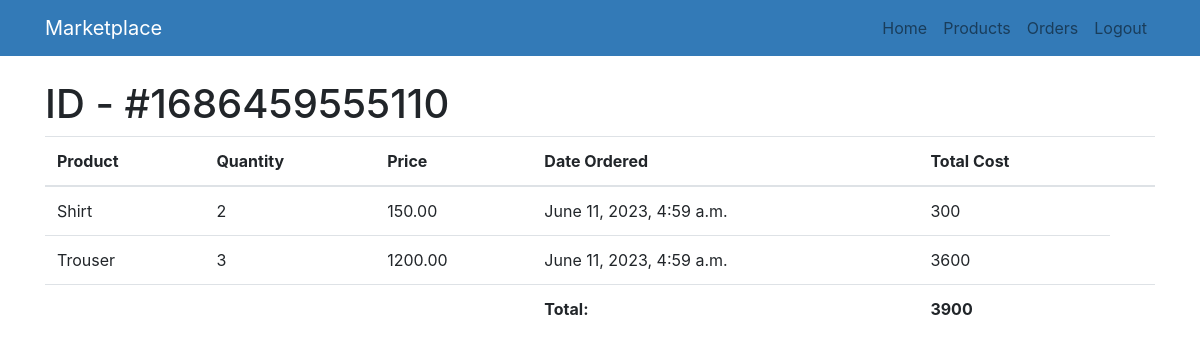
The app's page /market/order/1686459555110/ (signed in) with its own data.
### marketplace/models.py (models this page shows, shortened)
class Order(models.Model):
    user = models.ForeignKey(User, on_delete=models.CASCADE, default='')
    product = models.ForeignKey(Product, on_delete=models.CASCADE, default=None)
    quantity = models.PositiveIntegerField()
    date_ordered = models.DateTimeField(auto_now_add=True)
    order_number = models.CharField(max_length=10)
    address = models.CharField(max_length=200, default='')
    delivery_date = models.DateField(default=datetime.now)
    delivery_time = models.TimeField(default=timezone.now)
    payment_status = models.BooleanField(default=False)

class Product(models.Model):
    name = models.CharField(max_length=255)
    description = models.TextField(blank=True, null=True)
    price = models.DecimalField(max_digits=10, decimal_places=2)
    quantity = models.IntegerField(blank=False, null=False)

### marketplace/views.py (the view)
# urls.py: path('order/<int:order_number>/', OrderDetailView.as_view(), name='order_detail'),
class OrderDetailView(LoginRequiredMixin, ListView):
    model = Order
    template_name = 'marketplace/order_detail.html'
    context_object_name = 'orders'
    def get_queryset(self):
        order_number = self.kwargs['order_number']
        queryset = Order.objects.filter(order_number=order_number, user=self.request.user).annotate(
            total_product_cost=ExpressionWrapper(F('quantity') * F('product__price'), output_field=DecimalField())
        )
        total_cost = sum(order.total_product_cost for order in queryset)
        self.total_cost = total_cost
        return queryset
    def get_context_data(self, **kwargs):
        context = super().get_context_data(**kwargs)
        context['order_number'] = self.kwargs['order_number']
        context['total_cost'] = self.total_cost  # Add total_cost to the context
        return context

### templates/marketplace/order_detail.html (shortened to what this page needs)
{% extends 'base.html' %}
{% block content %}
  <h1>ID - #{{ order_number }}</h1>
  <table class="table table-hover">
    <thead>
      <tr>
        <th>Product</th>
        <th>Quantity</th>
        <th>Price</th>
        <th>Date Ordered</th>
        <th>Total Cost</th>
        <th></th>
      </tr>
    </thead>
    <tbody>
      {% for order in orders %}
        <tr>
          <td>{{ order.product.name }}</td>
          <td>{{ order.quantity }}</td>
          <td>{{ order.product.price }}</td>
          <td>{{ order.date_ordered }}</td>
          <td>{{ order.total_product_cost }}</td>
        </tr>
      {% empty %}
        <tr>
          <td colspan="6">No orders found</td>
        </tr>
      {% endfor %}
      {% if orders %}
        <tr>
          <td colspan="3"></td>
          <td><strong>Total:</strong></td>
          <td><strong>{{ total_cost }}</strong></td>
          <td></td>
        </tr>
      {% endif %}
    </tbody>
  </table>
{% endblock %}

### templates/base.html (shortened to what this page needs)
<!DOCTYPE html>
<html>
<head>
    <link rel="stylesheet" href="https://stackpath.bootstrapcdn.com/bootstrap/4.3.1/css/bootstrap.min.css">
</head>
<body>
    <nav class="navbar navbar-expand-lg navbar-light navbar-custom">
        <div class="container">
            <a class="navbar-brand" href="{% url 'product_list' %}">Marketplace</a>
            <div class="collapse navbar-collapse" id="navbarNav">
                <ul class="navbar-nav ml-auto">
                    {% if user.is_authenticated %}
                        {% if user.is_superuser %}
                            <li class="nav-item">
                                <a class="nav-link" href="{% url 'home' %}">Home</a>
                            </li>
                            <li class="nav-item">
                                <a class="nav-link" href="{% url 'product_list' %}">Products</a>
                            </li>
                            <li class="nav-item">
                                <a class="nav-link" href="{% url 'order_history' %}">Orders</a>
                            </li>
                            <li class="nav-item">
                                <a class="nav-link" href="{% url 'logout' %}">Logout</a>
                            </li>
                        {% endif %}
                    {% endif %}
                </ul>
            </div>
        </div>
    </nav>
    <div class="container mt-4">
        {% block content %}
        {% endblock %}
    </div>
</body>
</html>

### templates/base.html (style rules this page uses)
.navbar-custom { background-color: #337ab7; }
.navbar-custom .navbar-brand { color: #fff; }
.navbar-custom .nav-link { color: #fff; }

### records on screen
Order: product.name "Shirt", quantity "2", product.price "150.00", date_ordered "June 11, 2023, 4:59 a.m.", total_product_cost "300"
Order: product.name "Trouser", quantity "3", product.price "1200.00", date_ordered "June 11, 2023, 4:59 a.m.", total_product_cost "3600"

### other values on screen
{{ order_number }} "1686459555110"
{{ total_cost }} "3900"
